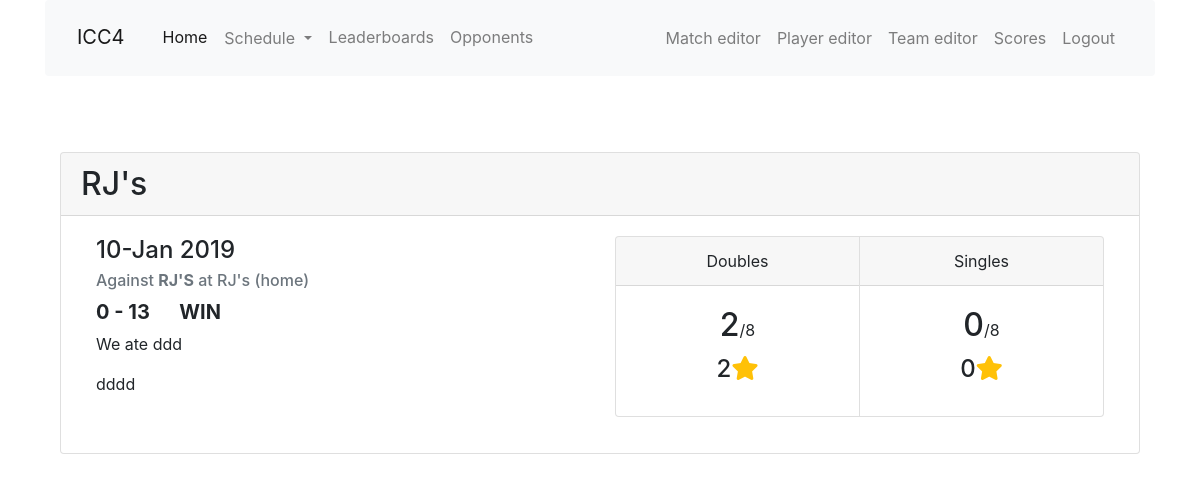
The app's page /match/13, older data.
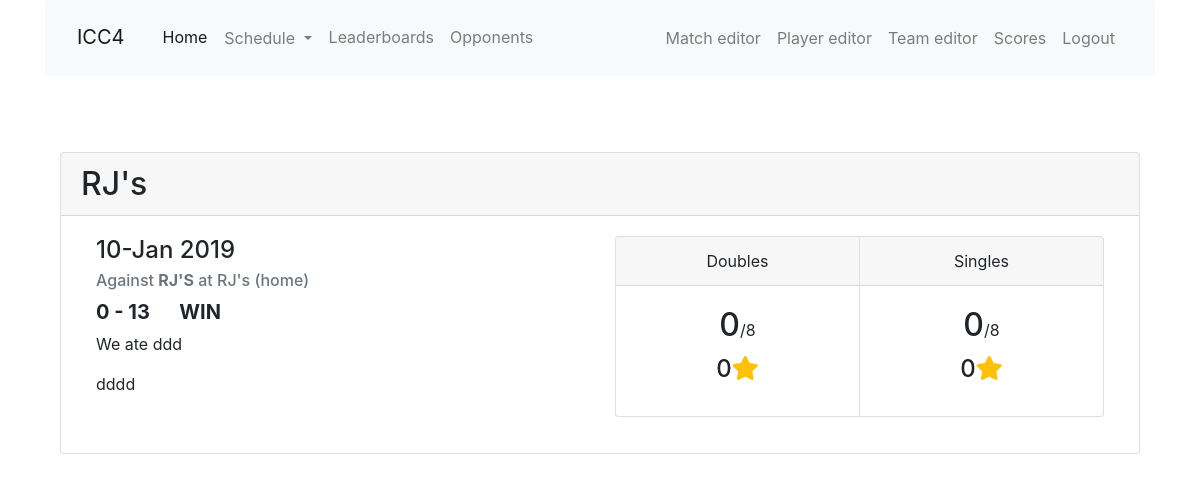
The same page, newer data.
### app/models.py (models this page shows)
class MatchStats(db.Model):
    id = db.Column(db.Integer, primary_key=True)
    match_id = db.Column(db.Integer, db.ForeignKey('match.id'))
    match = db.relationship('Match', back_populates='match_stats')
    wins_s5 = db.Column(db.Integer)
    wins_d5 = db.Column(db.Integer)
    wins_d7 = db.Column(db.Integer)
    stars_s5 = db.Column(db.Integer)
    stars_d5 = db.Column(db.Integer)
    stars_d7 = db.Column(db.Integer)

### app/main/routes.py (the view)
@bp.route('/match/<id>',  methods=['GET', 'POST'])
def match(id):
    match = Match.query.filter_by(id=id).first_or_404()
    return render_template('match.html', match=match)

### app/templates/match.html (shortened to what this page needs)
{% extends "base.html" %}
{% import 'bootstrap/wtf.html' as wtf %}
{% block app_content %}
<div class="col-12 mt-2 mx-auto">
  <div class="card h-100">
    <h2 class="card-header">{{ match.opponent.name }}</h2>
    <div class="card-body col-xs-12">
      {% if match.win==None %}
      <h4 class="card-title">{{ match.date.strftime('%d-%b %Y') }}</h4>
      <h6 class="card-subtitle mb-2 text-muted">Against <a class="font-weight-bold text-uppercase">{{ match.opponent.name }}</a> at {{ match.opponent.home_location }} ({{ match.home_away }})</h6>
      <p>Scores have not been entered for this match.</p>
      {% else %}
      <div class="col-xs-12 col-md-6">
        <h4 class="card-title">{{ match.date.strftime('%d-%b %Y') }}</h4>
        <h6 class="card-subtitle mb-2 text-muted">Against <a class="font-weight-bold text-uppercase">{{ match.opponent.name }}</a> at {{ match.opponent.home_location }} ({{ match.home_away }})</h6>
        <p class="h5 font-weight-bold text-uppercase">{{ match.team_score }} - {{ match.opponent_score }} &emsp;
        {% if match.win %}Win
        {% else %}Loss{% endif %}</p>
        <p>We ate {{ match.food }}</p>
        <p>{{ match.match_summary }}</p>
      </div>
      <div class="card-group col-xs-12 col-md-6">
        <div class="card text-center">
          <div class="card-header">
            Doubles
          </div>
          <div class="card-body">
            <a class="h2 card-title">{{ match.match_stats.wins_d7 + match.match_stats.wins_d5 }}</a><a class="card-text">/8</a><br>
            <p class="h4 card-title">{{ match.match_stats.stars_d7 + match.match_stats.stars_d5 }}<i class="fa fa-star text-warning"></i></p>
          </div>
        </div>
        <div class="card text-center">
          <div class="card-header">
            Singles
          </div>
          <div class="card-body">
            <a class="h2 card-title">{{ match.match_stats.wins_s5 }}</a><a class="card-text">/8</a><br>
            <p class="h4 card-title">{{ match.match_stats.stars_s5 }}<i class="fa fa-star text-warning"></i></p>
          </div>
        </div>
      </div>
      {% endif %}
    </div>
  </div>
</div>
{% endblock %}

Row changes from the older to the newer data that the page shows:
changed MatchStats: match.match_stats.wins_d7+match.match_stats.wins_d5 "2" → "0"; match.match_stats.stars_d7+match.match_stats.stars_d5 "2" → "0"
